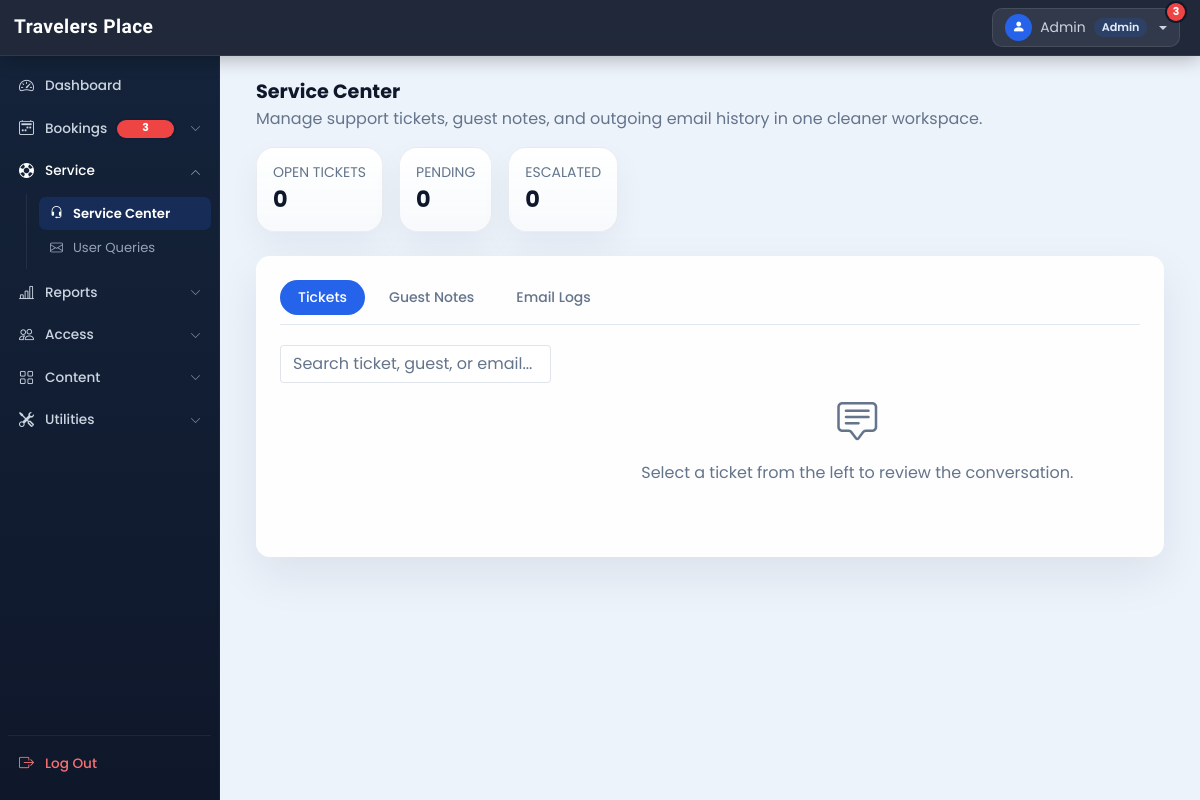
Before: /admin/support_center.php (signed in) with the older database file.
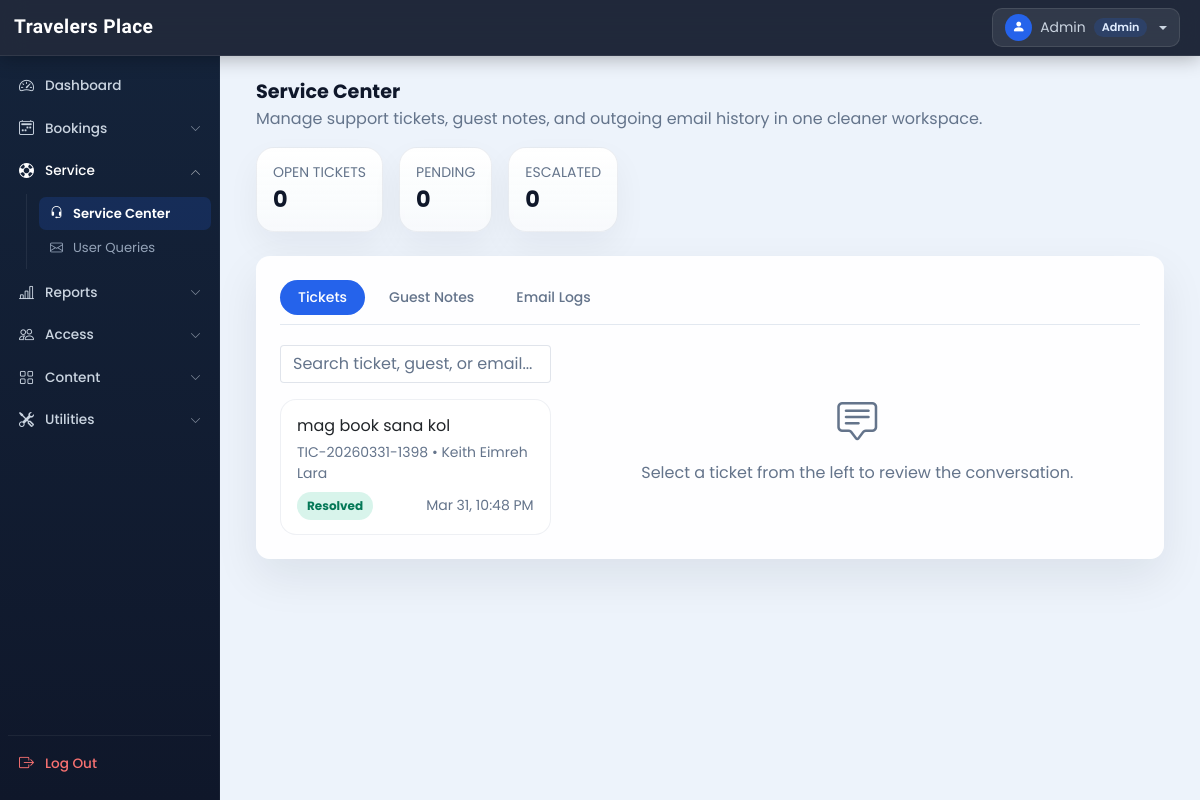
After: the same page with the newer database file.
### tables this page shows
CREATE TABLE `support_tickets` (
  `id` int(11) NOT NULL AUTO_INCREMENT,
  `ticket_code` varchar(30) NOT NULL,
  `user_id` int(11) NOT NULL,
  `booking_id` int(11) DEFAULT NULL,
  `order_id` varchar(80) DEFAULT NULL,
  `subject` varchar(180) NOT NULL,
  `category` varchar(40) NOT NULL DEFAULT 'general',
  `priority` varchar(20) NOT NULL DEFAULT 'normal',
  `status` varchar(20) NOT NULL DEFAULT 'open',
  `assigned_to` int(11) DEFAULT NULL,
  `escalated` tinyint(1) NOT NULL DEFAULT 0,
  `last_reply_at` datetime DEFAULT NULL,
  `last_reply_by` varchar(20) DEFAULT NULL,
  `created_at` timestamp NOT NULL DEFAULT current_timestamp(),
  `updated_at` timestamp NOT NULL DEFAULT current_timestamp() ON UPDATE current_timestamp(),
  PRIMARY KEY (`id`),
  UNIQUE KEY `ticket_code` (`ticket_code`),
  KEY `user_id` (`user_id`),
  KEY `booking_id` (`booking_id`),
  KEY `status` (`status`)
);

CREATE TABLE `user_cred` (
  `id` int(11) NOT NULL AUTO_INCREMENT,
  `name` varchar(100) NOT NULL,
  `email` varchar(150) NOT NULL,
  `address` varchar(120) NOT NULL,
  `phonenum` varchar(100) NOT NULL,
  `pincode` int(11) NOT NULL,
  `dob` date NOT NULL,
  `profile` varchar(100) NOT NULL,
  `password` varchar(200) NOT NULL,
  `is_verified` int(11) NOT NULL DEFAULT 0,
  `token` varchar(200) DEFAULT NULL,
  `t_expire` date DEFAULT NULL,
  `status` int(11) NOT NULL DEFAULT 1,
  `is_archived` tinyint(1) NOT NULL DEFAULT 0,
  `datentime` datetime NOT NULL DEFAULT current_timestamp(),
  `username` varchar(100) DEFAULT NULL,
  `verification_code` varchar(255) DEFAULT NULL,
  PRIMARY KEY (`id`),
  UNIQUE KEY `uniq_user_cred_username` (`username`)
);

### admin/inc/system_features.php (called while the page is built, shortened)
<?php
function currentAdminCan(string $permissionCode): bool
{
  $role = $_SESSION['adminRole'] ?? 'admin';
  if ($role !== 'staff') {
    return true;
  }
  return in_array($permissionCode, currentAdminPermissions(), true);
}
function getSupportTicketUnreadCountForAdmin(): int
{
  $con = $GLOBALS['con'] ?? null;
  $res = mysqli_query($con, "
    SELECT COUNT(DISTINCT stm.ticket_id) AS unread_count
    FROM support_ticket_messages stm
    INNER JOIN support_tickets st ON st.id = stm.ticket_id
    WHERE stm.seen_by_staff = 0
      AND st.status IN ('open','pending','escalated')
  ");
  $row = $res ? mysqli_fetch_assoc($res) : null;
  return (int)($row['unread_count'] ?? 0);
}

### admin/inc/db_config.php (called while the page is built, shortened)
<?php
  function select($sql,$values,$datatypes)
  {
    $con = $GLOBALS['con'];
    if($stmt = mysqli_prepare($con,$sql))
    {
      if(!empty($values)){
        mysqli_stmt_bind_param($stmt,$datatypes,...$values);
      }
      if(mysqli_stmt_execute($stmt)){
        $res = mysqli_stmt_get_result($stmt);
        return $res;
      }
      else{
        mysqli_stmt_close($stmt);
        die("Query cannot be executed - Select");
      }
    }
    else{
      die("Query cannot be prepared - Select");
    }
  }

### admin/support_center.php (the view, shortened to what the changed rows need)
<?php
  require('inc/essentials.php');
  require('inc/db_config.php');
  $tab = isset($_GET['tab']) ? trim($_GET['tab']) : 'tickets';
  $ticket_search = trim((string)($_GET['ticket_search'] ?? ''));
  $ticket_id = isset($_GET['ticket']) ? (int)$_GET['ticket'] : 0;
  $ticket_sql = "
    SELECT st.*, uc.name AS guest_name, uc.email AS guest_email, bo.order_id,
      (SELECT COUNT(*) FROM support_ticket_messages stm WHERE stm.ticket_id = st.id AND stm.seen_by_staff = 0) AS unread_staff
    FROM `support_tickets` st
    INNER JOIN `user_cred` uc ON uc.id = st.user_id
    LEFT JOIN `booking_order` bo ON bo.booking_id = st.booking_id
    WHERE (
      st.ticket_code LIKE ?
      OR st.subject LIKE ?
      OR uc.name LIKE ?
      OR uc.email LIKE ?
    )
    ORDER BY FIELD(st.status,'open','pending','escalated','resolved'), st.last_reply_at DESC, st.created_at DESC
  ";
  $ticket_like = '%' . $ticket_search . '%';
  $ticket_res = select($ticket_sql, [$ticket_like, $ticket_like, $ticket_like, $ticket_like], 'ssss');
?>
<!DOCTYPE html>
<html lang="en">
<head>
  <?php require('inc/links.php'); ?>
</head>
<body class="bg-light">
  <?php require('inc/header.php'); ?>
  <div class="container-fluid service-shell" id="main-content">
    <div class="p-4">
      <div class="card border-0 shadow-sm">
        <div class="card-body">
          <?php if ($tab === 'tickets'): ?>
            <div class="row g-4">
              <div class="col-xl-4">
                <div class="d-flex flex-column gap-2">
                  <?php while ($ticket = mysqli_fetch_assoc($ticket_res)): ?>
                    <a href="?tab=tickets&ticket=<?php echo (int)$ticket['id']; ?>&ticket_search=<?php echo urlencode($ticket_search); ?>" class="service-ticket-link <?php echo $ticket_id === (int)$ticket['id'] ? 'active' : ''; ?>">
                      <div class="d-flex justify-content-between gap-2">
                        <div class="fw-semibold text-dark"><?php echo htmlspecialchars($ticket['subject']); ?></div>
                      </div>
                      <div class="small text-muted mt-1"><?php echo htmlspecialchars($ticket['ticket_code']); ?> • <?php echo htmlspecialchars($ticket['guest_name']); ?></div>
                      <div class="d-flex justify-content-between align-items-center mt-2">
                        <span class="ticket-status-pill status-<?php echo htmlspecialchars($ticket['status']); ?>"><?php echo ucfirst($ticket['status']); ?></span>
                        <span class="small text-muted"><?php echo date('M d, h:i A', strtotime($ticket['last_reply_at'] ?: $ticket['created_at'])); ?></span>
                      </div>
                    </a>
                  <?php endwhile; ?>
                </div>
              </div>
            </div>
          <?php endif; ?>
        </div>
      </div>
    </div>
  </div>
</body>
</html>

### admin/inc/header.php (shortened to what the changed rows need)
<?php
  $admin_role = $_SESSION['adminRole'] ?? 'admin';
  $admin_name = $_SESSION['adminName'] ?? 'Admin';
  $admin_new_bookings_count = 0;
  $admin_refund_requests_count = 0;
  $admin_support_count = 0;
  $can_bookings = function_exists('currentAdminCan') ? currentAdminCan('bookings.manage') : true;
  $can_calendar = function_exists('currentAdminCan') ? currentAdminCan('calendar.manage') : true;
  $can_support = function_exists('currentAdminCan') ? currentAdminCan('support.manage') : true;
  if(isset($con) && $con instanceof mysqli){
    $adminCountsRes = mysqli_query($con, "
      SELECT
        COUNT(CASE WHEN booking_status='pending' THEN 1 END) AS pending_bookings,
        COUNT(CASE WHEN booking_status='cancelled' AND refund=0 THEN 1 END) AS pending_refunds
      FROM booking_order
    ");
    if($adminCountsRes){
      $adminCounts = mysqli_fetch_assoc($adminCountsRes);
      $admin_new_bookings_count = (int)($adminCounts['pending_bookings'] ?? 0);
      $admin_refund_requests_count = (int)($adminCounts['pending_refunds'] ?? 0);
    }
    if(function_exists('getSupportTicketUnreadCountForAdmin')){
      $admin_support_count = getSupportTicketUnreadCountForAdmin();
    }
  }
  $admin_total_attention_count =
    (($can_bookings ? $admin_new_bookings_count + $admin_refund_requests_count : 0)) +
    ($can_support ? $admin_support_count : 0);
  $grp_bookings  = ['new_bookings.php','refund_bookings.php','booking_records.php','booking_calendar.php'];
  function grp_open($pages){
    return in_array(basename($_SERVER['PHP_SELF']), $pages) ? 'show' : '';
  }
  function grp_btn_active($pages){
    return in_array(basename($_SERVER['PHP_SELF']), $pages) ? 'grp-active' : '';
  }
?>
<nav class="admin-top-navbar">
  <div class="top-navbar-right">
    <div class="dropdown" data-bs-auto-close="outside">
      <button class="profile-btn dropdown-toggle" data-bs-toggle="dropdown" aria-expanded="false">
        <div class="profile-avatar"><i class="bi bi-person-fill"></i></div>
        <span class="profile-name d-none d-md-inline"><?php echo htmlspecialchars($admin_name); ?></span>
        <span class="role-badge"><?php echo ucfirst($admin_role); ?></span>
        <?php if($admin_total_attention_count > 0): ?>
          <span class="admin-profile-count"><?php echo $admin_total_attention_count; ?></span>
        <?php endif; ?>
      </button>
    </div>
  </div>
</nav>
<div id="dashboard-menu" class="admin-sidebar">
  <div class="sidebar-inner">
    <nav class="sidebar-nav">
      <?php if($can_bookings || $can_calendar): ?>
        <button class="sidebar-grp-btn <?php echo grp_btn_active($grp_bookings); ?>"
                type="button" data-bs-toggle="collapse" data-bs-target="#grp-bookings"
                aria-expanded="<?php echo grp_open($grp_bookings) ? 'true' : 'false'; ?>">
          <i class="bi bi-calendar2-week"></i>
          <span>Bookings</span>
          <?php if($admin_total_attention_count > 0): ?>
            <span class="admin-count-badge"><?php echo $admin_total_attention_count; ?></span>
          <?php endif; ?>
          <i class="bi bi-chevron-down chevron"></i>
        </button>
      <?php endif; ?>
    </nav>
  </div>
</div>

Changed rows visible on the page:
added support_tickets: subject "mag book sana kol", ticket_code "TIC-20260331-1398", user_cred.name "Keith Eimreh Lara", status "Resolved", last_reply_at "Mar 31, 10:48 PM"
Other visible differences:
$admin_total_attention_count: "3" → (not shown)
